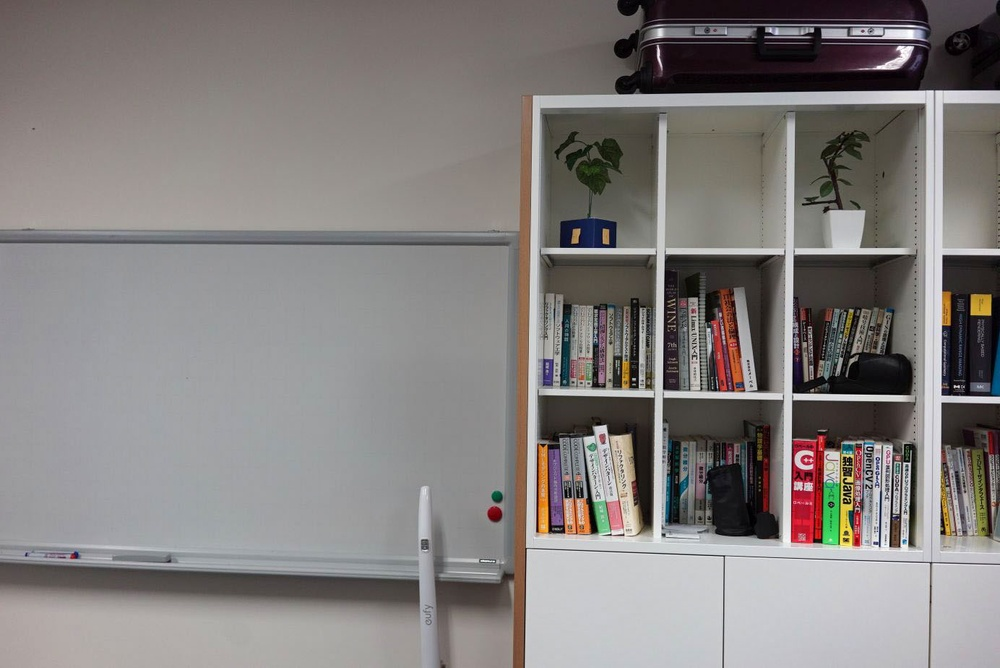
#> input picture 3D_lecture/pano_ref.jpg, 1000 x 668 px, shrunk from 1384 x 924 before the run
$ jupyter execute panorama.ipynb   (shell and % lines are left out)   (older library calls are emulated)
#> lines starting #> are read from the running program, lines starting #| are printed output that depends on the picture; after the words box and inside, x2 and y2 are one past the last pixel; in counts of white or black regions, pixels touching at a corner belong together
[cell 1]
import cv2
import numpy as np  # PythonのOpenCVでは、画像はnumpyのarrayとして管理される
from google.colab.patches import cv2_imshow # colab内で画像表示関数がうまく動かないので、パッチが提供されている

# Googleドライブへのマウント
from google.colab import drive
drive.mount('/content/drive')
%cd "/content/drive/My Drive/Colab Notebooks/3D_lecture/"

[cell 2]
# imgをrefに張り合わせることを考える
ref = cv2.imread("pano_ref.jpg") # ベースとなる画像（BGR）
#> ref is the input picture: shape (668, 1000, 3); mean B, G, R 126.6, 127.9, 132.1
src = cv2.imread("pano_src.jpg") # 変換する画像（BGR）
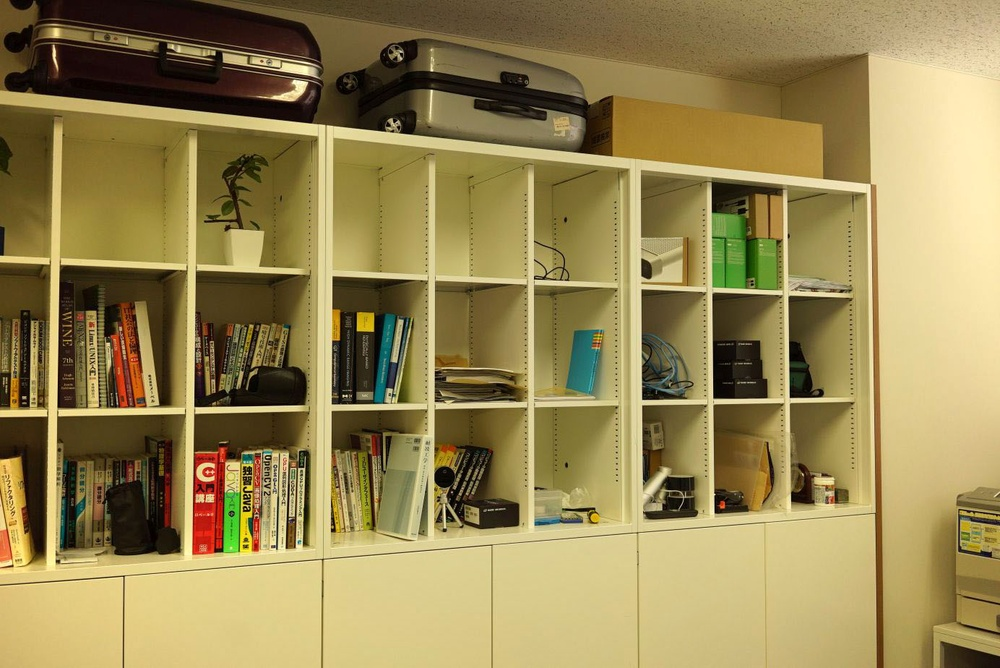
#> input picture 3D_lecture/pano_src.jpg, 1000 x 668 px, shrunk from 1384 x 924 before the run
#> src is the input picture: shape (668, 1000, 3); mean B, G, R 83.5, 134.7, 151.4

[cell 3]
# https://docs.opencv.org/master/db/d27/tutorial_py_table_of_contents_feature2d.html

# ORB を使う場合の例。AKAZEならAKAZE_create、SIFTならSIFT_create
## BRIEFなら keypointがStarDetector_create (FAST特徴点)、descriptorがBriefDescriptorExtractor_create()
## SIFTは、ちょっと古いバージョンのOpenCVには入ってない（特許関係の問題）。特許が切れたので、最近のバージョンは入ってる。
## 精度ならAKAZE、速さならORBがおすすめ。
orb = cv2.ORB_create()

# 各画像に対するkeypointとdescriptorの計算
kp_ref, des_ref = orb.detectAndCompute(ref, None)
#> kp_ref = 500 keypoints; strongest (x, y, size): (844, 479, 31), (844, 499, 31), (907, 463, 37.2), (905, 463, 31)
kp_src, des_src = orb.detectAndCompute(src, None)
#> kp_src = 500 keypoints; strongest (x, y, size): (246, 489, 31), (195, 405, 31), (790, 396, 31), (301, 471, 31)

# マッチング。ORBならHAMMING距離をつかうべき
matcher = cv2.BFMatcher(cv2.NORM_HAMMING) #, crossCheck=True) # knn matchのときはcross checkは使えない
matches = matcher.knnMatch(des_ref,des_src,k=2)
#> matches = 500 matches
#matches = matcher.match(des_ref,des_src)

# ratio test を使ったロバスト化
good_matches = []

for m,n in matches:
    if m.distance < 0.75*n.distance:
        good_matches.append(m)
#> after the loop, good_matches = 161 matches

# 全対応を可視化
corr_disp = cv2.drawMatches(ref,kp_ref,src,kp_src,good_matches,None,flags=cv2.DrawMatchesFlags_NOT_DRAW_SINGLE_POINTS)
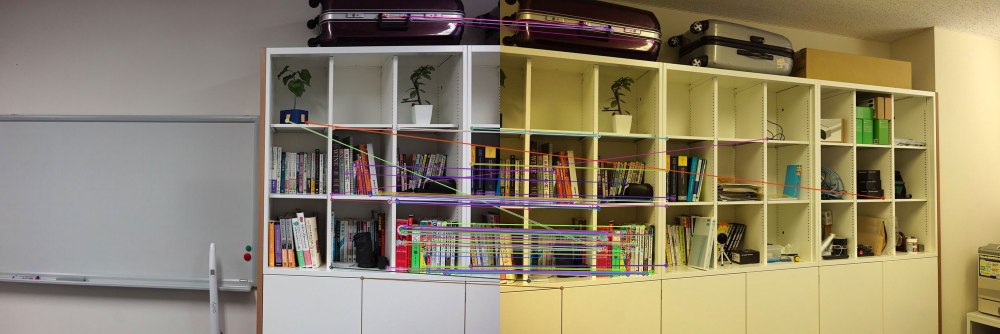
#> corr_disp: shape (668, 2000, 3) (shown at 1/2 size); mean B, G, R 107.1, 132, 142.7
cv2_imshow(corr_disp) # 表示

# 対応点の登録とホモグラフィ行列の推定（w/ RANSAC）
pts_ref = np.float32([ kp_ref[m.queryIdx].pt for m in good_matches]).reshape(-1,1,2)
#> pts_ref = 161 rows, first 8: [941, 533], [664, 388], [662, 534], [812, 31], [664, 534], [844, 479], [845, 534], [847, 534]
pts_src = np.float32([ kp_src[m.trainIdx].pt  for m in good_matches]).reshape(-1,1,2)
#> pts_src = 161 rows, first 8: [332, 531], [58, 406], [56, 561], [214, 54], [58, 561], [246, 489], [244, 540], [247, 540]
H, mask = cv2.findHomography(pts_src, pts_ref, cv2.RANSAC,5.0)
#> H = [[0.554, 0.011, 612.3], [-0.153, 0.93, 10.94], [-0.000465, 1.15e-05, 1]]; mask = 161 values, max 1 at index 0, min 0 at index 55, mean 0.963

[cell 4]
# 逆変換による画像生成
# レベル：Basic（最近傍法による補間）
dst = np.zeros((src.shape[0],src.shape[1]*2,3), dtype=np.uint8) # 横幅2倍の画像を生成(縦src.shape[0],横src.shape[1],3ch)
dst[0:ref.shape[0], 0:ref.shape[1], :] = ref # 最初に、refの画素値を先に入れておく（部分配列の操作）。3次元目は色なので、そのまま(:)
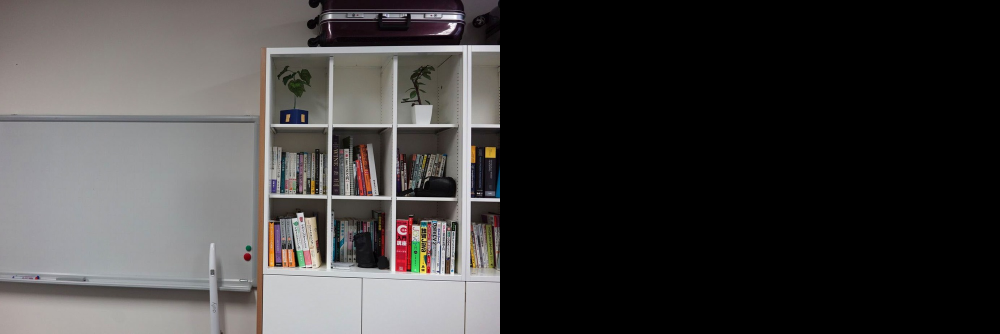
#> dst: shape (668, 2000, 3) (shown at 1/2 size); mean B, G, R 63.3, 64, 66.1
H_inv = np.linalg.inv(H)  # 逆行列
#> H_inv = [[1.19, -0.00506, -729.5], [0.189, 1.07, -127.7], [0.000552, -1.47e-05, 0.662]]

for dst_y in range(dst.shape[0]):
  for dst_x in range(dst.shape[1]):
    dst_xyw = np.float32([dst_x, dst_y, 1]) # 同次座標
    src_xyw = H_inv.dot(dst_xyw)  # 変換
    src_x = src_xyw[0]/src_xyw[2] # 出力画像のX
    src_y = src_xyw[1]/src_xyw[2] # 出力画像のY

    if src_x < 1 or src_y < 1 or src_x > src.shape[1]-2 or src_y > src.shape[0]-2:  # 画像の外側を参照しないようにする
      continue

    dst[dst_y][dst_x] = src[int(src_y+0.5)][int(src_x+0.5)] # 最近傍法による補間
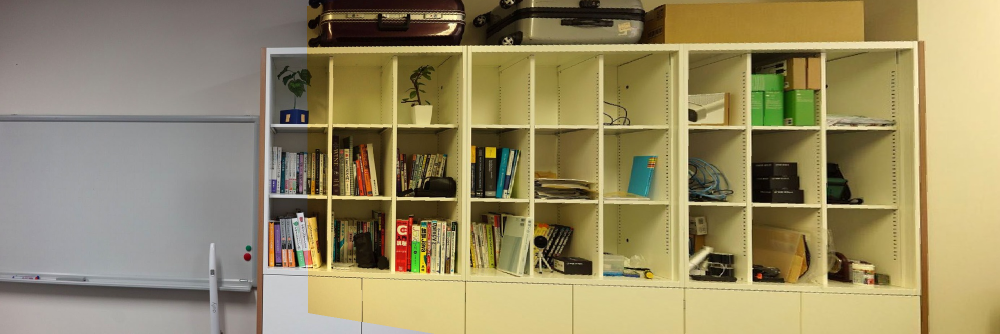
#> dst: shape (668, 2000, 3) (shown at 1/2 size); mean B, G, R 101.8, 138.7, 150.5


cv2_imshow(dst) # 表示

[cell 5]
# 色補正：refとdstの間の重複部分の画素値から最小二乗法

# refと変換後dstの重複領域をマスクとして計算
dst_ref = np.zeros((dst.shape[0],dst.shape[1],3), dtype=np.uint8)
dst_ref[0:ref.shape[0], 0:ref.shape[1], :] = ref  # 出力画像の座標における ref の画素値

mask_ref = np.zeros((dst.shape[0],dst.shape[1]), dtype=np.bool)
mask_ref[0:ref.shape[0], 0:ref.shape[1]] = True  # refが存在する場所がTrue

mask_src = np.zeros((dst.shape[0],dst.shape[1]), dtype=np.bool)
H_inv = np.linalg.inv(H)  # 逆行列

for dst_y in range(mask_src.shape[0]):
  for dst_x in range(mask_src.shape[1]):
    dst_xyw = np.float32([dst_x, dst_y, 1]) # 同次座標
    src_xyw = H_inv.dot(dst_xyw)  # 変換
    src_x = src_xyw[0]/src_xyw[2] # 出力画像のX
    src_y = src_xyw[1]/src_xyw[2] # 出力画像のY

    if src_x < 1 or src_y < 1 or src_x > src.shape[1]-2 or src_y > src.shape[0]-2:  # 画像の外側を参照しないようにする
      continue

    mask_src[dst_y][dst_x] = True # src画素が存在する場所がTrue
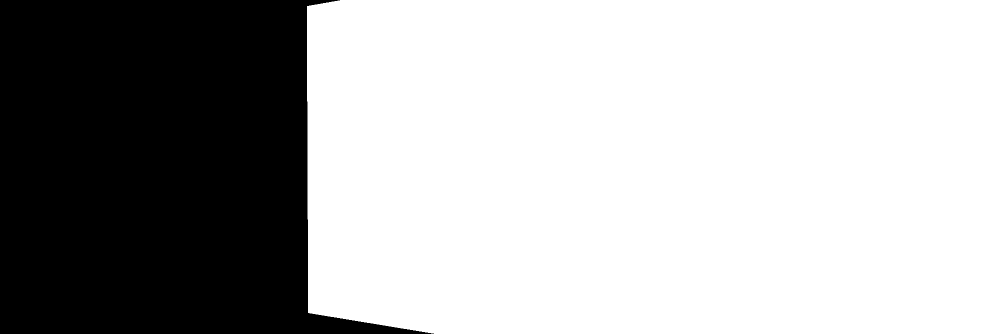
#> mask_src: shape (668, 2000) bool (shown at 1/2 size); 68.8% white; 1 black region, box (x1, y1, x2, y2) and area: (0, 0, 868, 668) 416625

mask = mask_ref & mask_src  # 重複領域
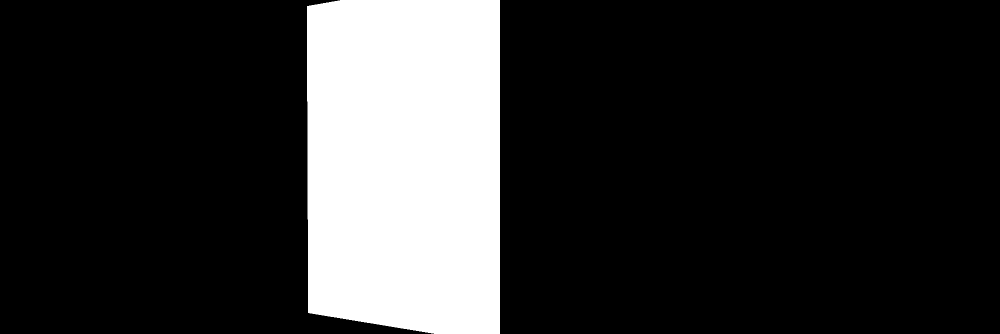
#> mask: shape (668, 2000) bool (shown at 1/2 size); 18.8% white; 1 white region, box (x1, y1, x2, y2) and area: (614, 0, 1000, 668) 251375
cv2_imshow(mask*255)

# src, refそれぞれの重複領域の画素値をnumpy arrayとして作成（3*N、nは重複領域の面積）
Y = dst_ref[mask].transpose() # refの色を3*Nの行列にする
X = dst[mask].transpose() # srcの色を3*Nの行列にする。dstは、srcを変換して上書きして作ったので、重複領域のdstの画素値はsrcからとってきたもの

# src -> refへの色補正行列の計算（線形最小二乗法を解く。講義スライド参照）
M = Y.dot(np.linalg.pinv(X))
#> M = [[0.583, 0.386, 0.178], [-0.0102, 0.937, 0.0198], [0.0883, -0.0884, 0.902]]

# 変換行列による画素値の変換
src_pixels = dst[mask_src].transpose()
src_corrected = (M@src_pixels).transpose()
src_corrected = np.clip(src_corrected, 0, 255)
dst[mask_src] = src_corrected
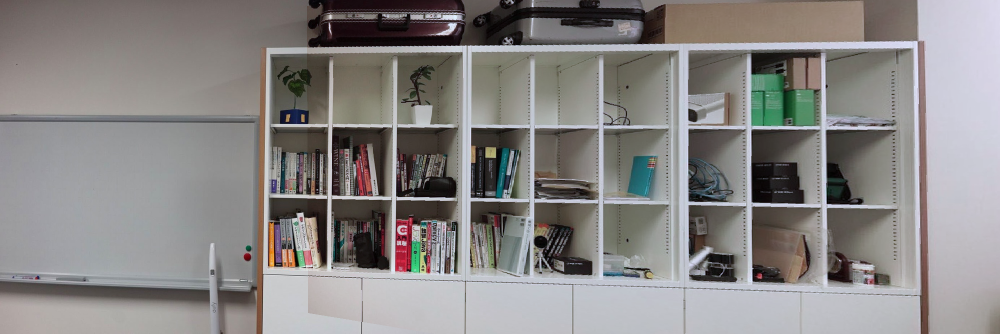
#> dst: shape (668, 2000, 3) (shown at 1/2 size); mean B, G, R 132.6, 133.8, 136.6

# 表示
# サンプルの例では、周辺減光の影響で完全には色が一致しない。
# 重複領域をうまくアルファブレンディングすることで境目を目立たなくすることもできる。興味があれば試してみよう。
cv2_imshow(dst)

[cell 6]
# Appendix: OpenCVにおけるワーピング関数（デフォルトでは逆変換の後バイリニア補間）
# https://docs.opencv.org/master/da/d54/group__imgproc__transform.html#gaf73673a7e8e18ec6963e3774e6a94b87
dst_opencv = cv2.warpPerspective(src, H, (src.shape[1]*2,src.shape[0]))
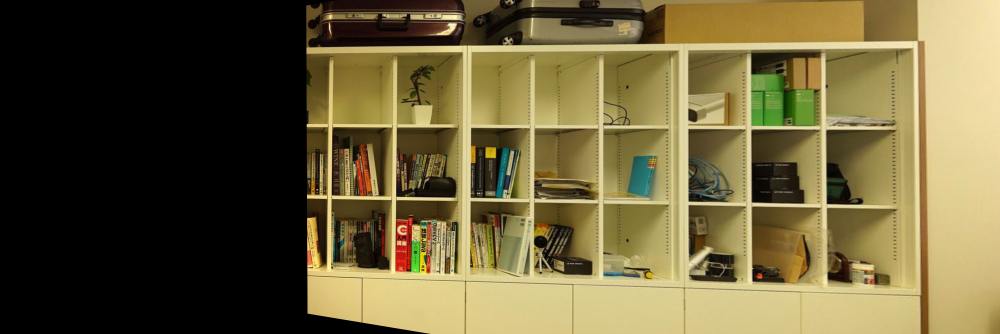
#> dst_opencv: shape (668, 2000, 3) (shown at 1/2 size); mean B, G, R 58.9, 95.4, 106.2

cv2_imshow(dst_opencv) # 表示
